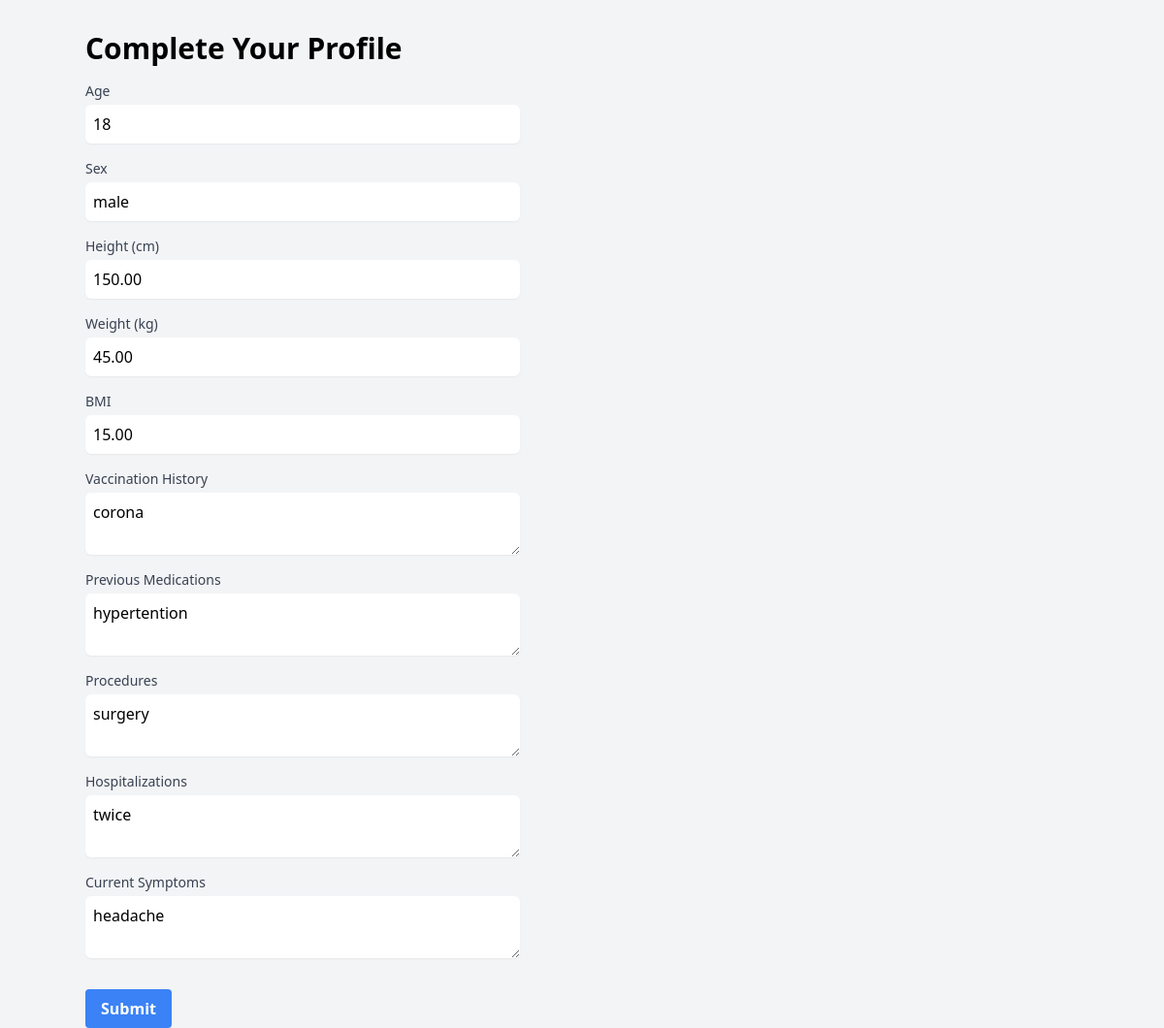
Screenshot of /users/complete-profile/ (signed in) with the database file from the repository.
### apps/users/models.py (models this page shows)
class UserProfile(models.Model):
    user = models.OneToOneField(User, on_delete=models.CASCADE)
    age = models.PositiveIntegerField()
    sex = models.CharField(max_length=10)
    height = models.DecimalField(max_digits=5, decimal_places=2)
    weight = models.DecimalField(max_digits=5, decimal_places=2)
    bmi = models.DecimalField(max_digits=5, decimal_places=2, blank=True)
    vaccination_history = models.TextField()
    previous_medications = models.TextField()
    procedures = models.TextField()
    hospitalizations = models.TextField()
    current_symptoms = models.TextField()

### apps/users/views.py (the view)
# urls.py: path('complete-profile/', complete_profile, name='complete_profile'),
@login_required
def complete_profile(request):
    try:
        profile = request.user.userprofile
    except UserProfile.DoesNotExist:
        profile = UserProfile(user=request.user)
    if request.method == 'POST':
        form = ProfileForm(request.POST, instance=profile)
        if form.is_valid():
            profile = form.save()
            return redirect('profile')
    else:
        form = ProfileForm(instance=profile)
    return render(request, 'users/complete_profile.html', {'form': form})

### apps/users/forms.py
class ProfileForm(forms.ModelForm):
    class Meta:
        model = UserProfile
        fields = ['age', 'sex', 'height', 'weight', 'bmi', 'vaccination_history', 'previous_medications', 'procedures', 'hospitalizations', 'current_symptoms']

### apps/users/templates/users/complete_profile.html (shortened to what this page needs)
<!DOCTYPE html>
<html lang="en">
<head>
    <link href="https://cdn.jsdelivr.net/npm/tailwindcss@2.2.19/dist/tailwind.min.css" rel="stylesheet">
</head>
<body class="bg-gray-100">
    <div class="container mx-auto mt-8">
        <h1 class="text-3xl font-semibold mb-4">Complete Your Profile</h1>
        <form method="post" class="max-w-md">
            <div class="mb-4">
                <label for="id_age" class="block text-sm font-medium text-gray-700">Age</label>
                <input type="number" id="id_age" name="age" class="mt-1 p-2 block w-full rounded-md border-gray-300 shadow-sm focus:border-indigo-500 focus:ring focus:ring-indigo-200 focus:ring-opacity-50" value="{{ form.age.value }}">
            </div>
            <div class="mb-4">
                <label for="id_sex" class="block text-sm font-medium text-gray-700">Sex</label>
                <input type="text" id="id_sex" name="sex" class="mt-1 p-2 block w-full rounded-md border-gray-300 shadow-sm focus:border-indigo-500 focus:ring focus:ring-indigo-200 focus:ring-opacity-50" value="{{ form.sex.value }}">
            </div>
            <div class="mb-4">
                <label for="id_height" class="block text-sm font-medium text-gray-700">Height (cm)</label>
                <input type="number" id="id_height" name="height" class="mt-1 p-2 block w-full rounded-md border-gray-300 shadow-sm focus:border-indigo-500 focus:ring focus:ring-indigo-200 focus:ring-opacity-50" value="{{ form.height.value }}">
            </div>
            <div class="mb-4">
                <label for="id_weight" class="block text-sm font-medium text-gray-700">Weight (kg)</label>
                <input type="number" id="id_weight" name="weight" class="mt-1 p-2 block w-full rounded-md border-gray-300 shadow-sm focus:border-indigo-500 focus:ring focus:ring-indigo-200 focus:ring-opacity-50" value="{{ form.weight.value }}">
            </div>
            <div class="mb-4">
                <label for="id_bmi" class="block text-sm font-medium text-gray-700">BMI</label>
                <input type="number" id="id_bmi" name="bmi" class="mt-1 p-2 block w-full rounded-md border-gray-300 shadow-sm focus:border-indigo-500 focus:ring focus:ring-indigo-200 focus:ring-opacity-50" value="{{ form.bmi.value }}">
            </div>
            <div class="mb-4">
                <label for="id_vaccination_history" class="block text-sm font-medium text-gray-700">Vaccination History</label>
                <textarea id="id_vaccination_history" name="vaccination_history" class="mt-1 p-2 block w-full rounded-md border-gray-300 shadow-sm focus:border-indigo-500 focus:ring focus:ring-indigo-200 focus:ring-opacity-50">{{ form.vaccination_history.value }}</textarea>
            </div>
            <div class="mb-4">
                <label for="id_previous_medications" class="block text-sm font-medium text-gray-700">Previous Medications</label>
                <textarea id="id_previous_medications" name="previous_medications" class="mt-1 p-2 block w-full rounded-md border-gray-300 shadow-sm focus:border-indigo-500 focus:ring focus:ring-indigo-200 focus:ring-opacity-50">{{ form.previous_medications.value }}</textarea>
            </div>
            <div class="mb-4">
                <label for="id_procedures" class="block text-sm font-medium text-gray-700">Procedures</label>
                <textarea id="id_procedures" name="procedures" class="mt-1 p-2 block w-full rounded-md border-gray-300 shadow-sm focus:border-indigo-500 focus:ring focus:ring-indigo-200 focus:ring-opacity-50">{{ form.procedures.value }}</textarea>
            </div>
            <div class="mb-4">
                <label for="id_hospitalizations" class="block text-sm font-medium text-gray-700">Hospitalizations</label>
                <textarea id="id_hospitalizations" name="hospitalizations" class="mt-1 p-2 block w-full rounded-md border-gray-300 shadow-sm focus:border-indigo-500 focus:ring focus:ring-indigo-200 focus:ring-opacity-50">{{ form.hospitalizations.value }}</textarea>
            </div>
            <div class="mb-4">
                <label for="id_current_symptoms" class="block text-sm font-medium text-gray-700">Current Symptoms</label>
                <textarea id="id_current_symptoms" name="current_symptoms" class="mt-1 p-2 block w-full rounded-md border-gray-300 shadow-sm focus:border-indigo-500 focus:ring focus:ring-indigo-200 focus:ring-opacity-50">{{ form.current_symptoms.value }}</textarea>
            </div>
            <button type="submit" class="bg-blue-500 hover:bg-blue-700 text-white font-bold py-2 px-4 rounded mt-4">Submit</button>
        </form>
    </div>
</body>
</html>

### rows the page displays
UserProfile: sex "male", height "150.00", weight "45.00", bmi "15.00", vaccination_history "corona", previous_medications "hypertention", procedures "surgery", hospitalizations "twice", current_symptoms "headache"
